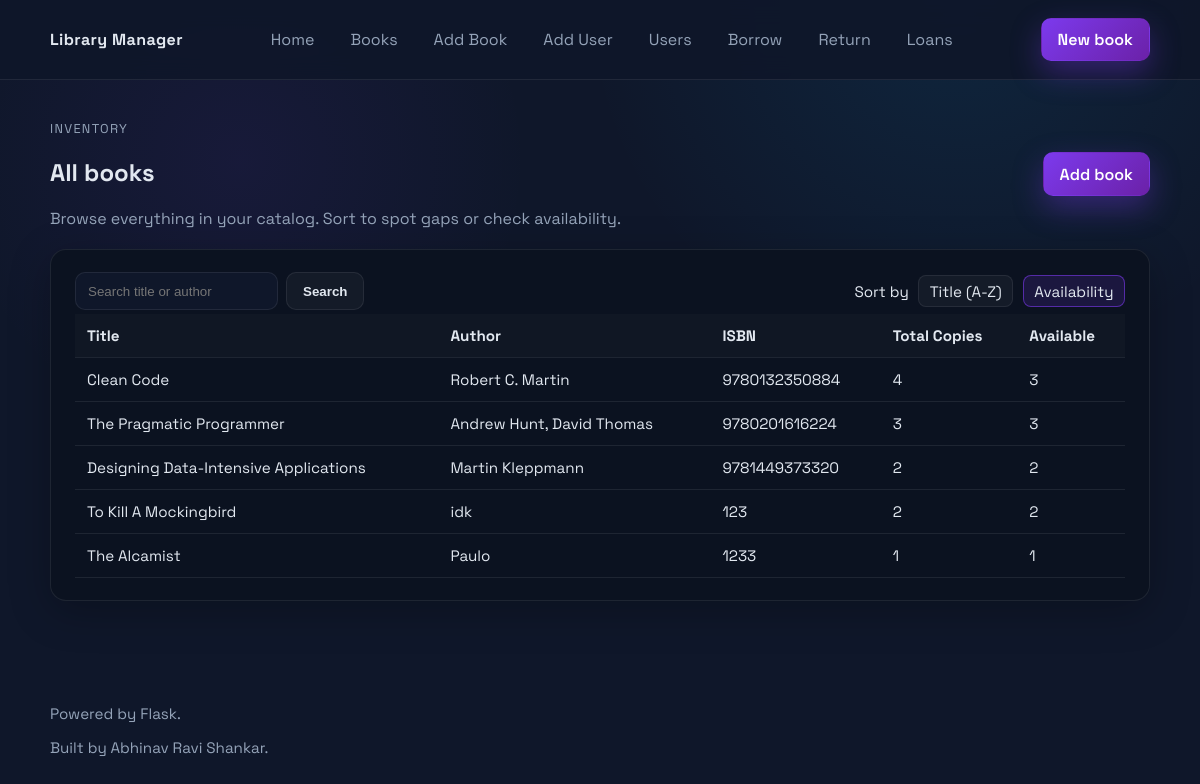
Page /books?sort=available_copies on the committed database.
### tables this page shows
CREATE TABLE books (
    id INTEGER PRIMARY KEY AUTOINCREMENT,
    title TEXT NOT NULL,
    author TEXT NOT NULL,
    isbn TEXT NOT NULL UNIQUE,
    total_copies INTEGER NOT NULL CHECK (total_copies >= 0),
    available_copies INTEGER NOT NULL CHECK (available_copies >= 0)
);

### app.py (the view)
@app.route("/books")
def list_books():
    sort = request.args.get("sort", "title")
    search = request.args.get("search", "").strip()
    with get_db_connection() as conn:
        books, sort = get_books(conn, sort, search)
    return render_template("books.html", books=books, sort=sort, search=search)

### app.py (called while the page is built)
def get_db_connection():
    conn = sqlite3.connect(DB_PATH)
    conn.row_factory = sqlite3.Row
    return conn

def get_books(conn, sort: str, search: str) -> tuple[list[sqlite3.Row], str]:
    order_by_options = {
        "title": "title COLLATE NOCASE ASC",
        "available_copies": "available_copies DESC, title COLLATE NOCASE ASC",
    }
    order_by = order_by_options.get(sort, order_by_options["title"])
    if sort not in order_by_options:
        sort = "title"  # Keep template state in sync with the default.
    query = "SELECT id, title, author, isbn, total_copies, available_copies FROM books"
    params: list[str] = []
    if search:
        query += " WHERE LOWER(title) LIKE LOWER(?) OR LOWER(author) LIKE LOWER(?)"
        pattern = f"%{search}%"
        params.extend([pattern, pattern])
    query += f" ORDER BY {order_by}"
    books = conn.execute(query, params).fetchall()
    return books, sort

### templates/books.html (shortened to what this page needs)
{% extends "layout.html" %}
{% block content %}
<section class="page-heading">
    <div>
        <p class="eyebrow">Inventory</p>
        <h1>All books</h1>
        <p class="lede">Browse everything in your catalog. Sort to spot gaps or check availability.</p>
    </div>
    <a class="btn btn-primary" href="{{ url_for('add_book') }}">Add book</a>
</section>
<section class="card">
    <div class="card-header">
        <form method="get" class="search-form">
            <input type="text" name="search" placeholder="Search title or author" value="{{ search }}">
            <button type="submit" class="btn btn-ghost">Search</button>
        </form>
        <div class="sort-links">
            <span>Sort by</span>
            <a href="{{ url_for('list_books', sort='title', search=search) }}" class="{{ 'active' if sort == 'title' else '' }}">Title (A-Z)</a>
            <a href="{{ url_for('list_books', sort='available_copies', search=search) }}" class="{{ 'active' if sort == 'available_copies' else '' }}">Availability</a>
        </div>
    </div>
    {% if books %}
    <div class="table-wrap">
        <table class="data-table">
            <thead>
                <tr>
                    <th>Title</th>
                    <th>Author</th>
                    <th>ISBN</th>
                    <th>Total Copies</th>
                    <th>Available</th>
                </tr>
            </thead>
            <tbody>
                {% for book in books %}
                <tr>
                    <td>{{ book.title }}</td>
                    <td>{{ book.author }}</td>
                    <td>{{ book.isbn }}</td>
                    <td>{{ book.total_copies }}</td>
                    <td>{{ book.available_copies }}</td>
                </tr>
                {% endfor %}
            </tbody>
        </table>
    </div>
    {% else %}
    <p class="muted">No books yet. <a href="{{ url_for('add_book') }}">Add one now</a>.</p>
    {% endif %}
</section>
{% endblock %}

### static/styles.css (style rules this page uses)
:root { --bg: #0f172a; --card: #0b1220; --panel: rgba(255, 255, 255, 0.04); --text: #e2e8f0; --muted: #94a3b8; --accent: #7c3aed; --accent-strong: #6b21a8; --border: rgba(255, 255, 255, 0.08); }
* { box-sizing: border-box; }
body { margin: 0; font-family: "Space Grotesk", "Segoe UI", sans-serif; background: radial-gradient(circle at 20% 20%, rgba(124, 58, 237, 0.08), transparent 25%), radial-gradient(circle at 80% 0%, rgba(14, 165, 233, 0.1), transparent 30%), var(--bg); color: var(--text); min-height: 100vh; }
a { color: inherit; }
.page { display: flex; flex-direction: column; min-height: 100vh; }
.card { background: var(--card); border: 1px solid var(--border); border-radius: 16px; padding: 1.4rem 1.5rem; box-shadow: 0 10px 40px rgba(0, 0, 0, 0.25); }
.page-heading { display: flex; align-items: center; justify-content: space-between; gap: 1rem; flex-wrap: wrap; margin-bottom: 1.25rem; }
.eyebrow { text-transform: uppercase; font-size: 0.8rem; letter-spacing: 0.1em; color: var(--muted); margin: 0; }
.lede { color: var(--muted); margin: 0.35rem 0 0; }
.btn { display: inline-flex; align-items: center; justify-content: center; gap: 0.35rem; padding: 0.65rem 1rem; border-radius: 10px; border: 1px solid transparent; text-decoration: none; font-weight: 600; cursor: pointer; transition: transform 0.15s ease, box-shadow 0.15s ease, background 0.15s ease; }
.btn-primary { background: linear-gradient(135deg, var(--accent), var(--accent-strong)); color: #fff; box-shadow: 0 12px 30px rgba(124, 58, 237, 0.35); }
.btn-ghost { border-color: var(--border); background: var(--panel); color: var(--text); }
.card-header { display: flex; justify-content: space-between; align-items: center; gap: 1rem; flex-wrap: wrap; margin-bottom: 0.25rem; }
.sort-links { display: flex; align-items: center; gap: 0.6rem; font-size: 0.95rem; }
.sort-links a { color: var(--text); text-decoration: none; padding: 0.35rem 0.65rem; border-radius: 8px; border: 1px solid var(--border); background: var(--panel); }
.sort-links a.active { border-color: rgba(124, 58, 237, 0.6); background: rgba(124, 58, 237, 0.15); }
.table-wrap { overflow-x: auto; }
.data-table { width: 100%; border-collapse: collapse; font-size: 0.95rem; }
.data-table th, .data-table td { padding: 0.75rem; border-bottom: 1px solid var(--border); text-align: left; }
.data-table th { background: rgba(255, 255, 255, 0.02); font-weight: 700; }
.search-form { display: flex; gap: 0.5rem; align-items: center; flex-wrap: wrap; }
.search-form input[type="text"] { padding: 0.65rem 0.75rem; border: 1px solid var(--border); border-radius: 10px; background: #0f172a; color: var(--text); }

### rows in the picture
books: title "Clean Code", author "Robert C. Martin", isbn "9780132350884", total_copies "4", available_copies "3"
books: title "The Pragmatic Programmer", author "Andrew Hunt, David Thomas", isbn "9780201616224", total_copies "3", available_copies "3"
books: title "Designing Data-Intensive Applications", author "Martin Kleppmann", isbn "9781449373320", total_copies "2", available_copies "2"
books: title "To Kill A Mockingbird", author "idk", isbn "123", total_copies "2", available_copies "2"
books: title "The Alcamist", author "Paulo", isbn "1233", total_copies "1", available_copies "1"
